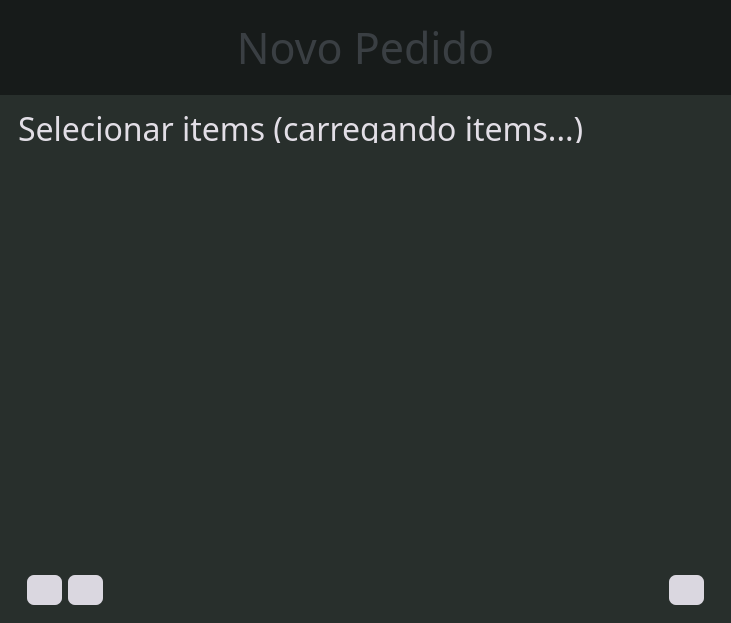
<?xml version="1.0" encoding="UTF-8"?>
<ui version="4.0">
 <class>newRequestItems</class>
 <widget class="QMainWindow" name="newRequestItems">
  <property name="geometry">
   <rect>
    <x>0</x>
    <y>0</y>
    <width>731</width>
    <height>623</height>
   </rect>
  </property>
  <property name="windowTitle">
   <string>Novo Pedido</string>
  </property>
  <property name="windowIcon">
   <iconset resource="gui_data/resources.qrc">
    <normaloff>:/icon/images/invoiceIcon.png</normaloff>:/icon/images/invoiceIcon.png</iconset>
  </property>
  <widget class="QWidget" name="centralwidget">
   <layout class="QVBoxLayout" name="verticalLayout">
    <property name="spacing">
     <number>0</number>
    </property>
    <property name="leftMargin">
     <number>0</number>
    </property>
    <property name="topMargin">
     <number>0</number>
    </property>
    <property name="rightMargin">
     <number>0</number>
    </property>
    <property name="bottomMargin">
     <number>0</number>
    </property>
    <item>
     <widget class="QFrame" name="Header">
      <property name="maximumSize">
       <size>
        <width>16777215</width>
        <height>100</height>
       </size>
      </property>
      <property name="styleSheet">
       <string notr="true">
background-color: rgb(23, 27, 26);
</string>
      </property>
      <property name="frameShape">
       <enum>QFrame::NoFrame</enum>
      </property>
      <property name="frameShadow">
       <enum>QFrame::Raised</enum>
      </property>
      <layout class="QHBoxLayout" name="horizontalLayout">
       <item>
        <widget class="QFrame" name="HeaderFrame">
         <property name="frameShape">
          <enum>QFrame::NoFrame</enum>
         </property>
         <property name="frameShadow">
          <enum>QFrame::Raised</enum>
         </property>
         <layout class="QHBoxLayout" name="horizontalLayout_3">
          <item>
           <widget class="QFrame" name="AALogo">
            <property name="minimumSize">
             <size>
              <width>200</width>
              <height>0</height>
             </size>
            </property>
            <property name="maximumSize">
             <size>
              <width>200</width>
              <height>16777215</height>
             </size>
            </property>
            <property name="styleSheet">
             <string notr="true">image: url(:/logo/images/AAlogo.png);</string>
            </property>
            <property name="frameShape">
             <enum>QFrame::NoFrame</enum>
            </property>
            <property name="frameShadow">
             <enum>QFrame::Raised</enum>
            </property>
           </widget>
          </item>
          <item>
           <widget class="QLabel" name="NewRequestLabel">
            <property name="font">
             <font>
              <family>.SF Compact</family>
              <pointsize>32</pointsize>
             </font>
            </property>
            <property name="styleSheet">
             <string notr="true">color: rgb(58, 63, 67);</string>
            </property>
            <property name="text">
             <string>Novo Pedido</string>
            </property>
            <property name="alignment">
             <set>Qt::AlignCenter</set>
            </property>
           </widget>
          </item>
          <item>
           <widget class="QFrame" name="HeaderEmpty">
            <property name="minimumSize">
             <size>
              <width>200</width>
              <height>0</height>
             </size>
            </property>
            <property name="maximumSize">
             <size>
              <width>200</width>
              <height>16777215</height>
             </size>
            </property>
            <property name="frameShape">
             <enum>QFrame::NoFrame</enum>
            </property>
            <property name="frameShadow">
             <enum>QFrame::Raised</enum>
            </property>
           </widget>
          </item>
         </layout>
        </widget>
       </item>
      </layout>
     </widget>
    </item>
    <item>
     <widget class="QFrame" name="Body">
      <property name="styleSheet">
       <string notr="true">
background-color: rgb(40, 47, 44);</string>
      </property>
      <property name="frameShape">
       <enum>QFrame::NoFrame</enum>
      </property>
      <property name="frameShadow">
       <enum>QFrame::Raised</enum>
      </property>
      <layout class="QVBoxLayout" name="verticalLayout_4">
       <property name="bottomMargin">
        <number>0</number>
       </property>
       <item>
        <widget class="QFrame" name="BodyFrame">
         <property name="frameShape">
          <enum>QFrame::NoFrame</enum>
         </property>
         <property name="frameShadow">
          <enum>QFrame::Raised</enum>
         </property>
         <layout class="QVBoxLayout" name="verticalLayout_2">
          <item>
           <widget class="QLabel" name="SelectItemsLabel">
            <property name="maximumSize">
             <size>
              <width>16777215</width>
              <height>30</height>
             </size>
            </property>
            <property name="font">
             <font>
              <family>.SF Compact</family>
              <pointsize>24</pointsize>
             </font>
            </property>
            <property name="styleSheet">
             <string notr="true">color: rgb(226, 222, 230)</string>
            </property>
            <property name="text">
             <string>Selecionar items (carregando items...)</string>
            </property>
           </widget>
          </item>
          <item>
           <widget class="QScrollArea" name="ItemScrollArea">
            <property name="styleSheet">
             <string notr="true">/* Vertical */
QScrollBar:vertical {
	border: none;
	background-color:rgb(205, 207, 207);
	width: 14px;
	margin: 15px 0 15px 0;
	boder-radius:0px;
}
QScrollBar::handle:vertical {
	background-color: rgb(192, 194, 194);
	min-height: 30px;
	border-radius: 7px;
}
QScrollBar::handle:vertical:hover {
	background-color: rgb(15, 128, 255);
}
QScrollBar::handle:vertical:pressed {
	background-color: rgb(13, 117, 235);
}

QScrollBar::sub-line:vertical {
	border: none;
	background-color:rgb(192, 194, 194);
	height: 15px;
	border-top-left-radius: 7px;
	border-top-right-radius: 7px;
	subcontrol-position: top;
	subcontrol-origin: margin;
}

QScrollBar::sub-line:vertical:hover {
	background-color: rgb(15, 128, 255);
}

QScrollBar::sub-line:vertical:pressed {
	background-color:rgb(13, 117, 235);
}

QScrollBar::add-line:vertical {
	border: none;
	background-color:rgb(192, 194, 194);
	height: 15px;
	border-bottom-left-radius: 7px;
	border-bottom-right-radius: 7px;
	subcontrol-position: bottom;
	subcontrol-origin: margin;
}

QScrollBar::add-line:vertical:hover {
	background-color: rgb(15, 128, 255);
}

QScrollBar::add-line:vertical:pressed {
	background-color:rgb(13, 117, 235);
}

QScrollBar::up-arrow:vertical, QScrollBar:down-arrow:vertical {
	background:none;
}

QScrollBar::add-page:vertical, QScrollBar:sub-page:vertical {
	background:none;
}


/* Horizontal */
QScrollBar:horizontal {
	border: none;
	background-color:rgb(205, 207, 207);
	width: 14px;
	margin: 15px 0 15px 0;
	boder-radius:0px;
}
QScrollBar::handle:horizontal {
	background-color: rgb(192, 194, 194);
	min-height: 30px;
	border-radius: 7px;
}
QScrollBar::handle:horizontal:hover {
	background-color: rgb(15, 128, 255);
}
QScrollBar::handle:horizontal:pressed {
	background-color: rgb(13, 117, 235);
}

QScrollBar::sub-line:horizontal {
	border: none;
	background-color:rgb(192, 194, 194);
	height: 15px;
	border-top-left-radius: 7px;
	border-top-right-radius: 7px;
	subcontrol-position: top;
	subcontrol-origin: margin;
}

QScrollBar::sub-line:horizontal:hover {
	background-color: rgb(15, 128, 255);
}

QScrollBar::sub-line:horizontal:pressed {
	background-color:rgb(13, 117, 235);
}

QScrollBar::add-line:horizontal {
	border: none;
	background-color:rgb(192, 194, 194);
	height: 15px;
	border-bottom-left-radius: 7px;
	border-bottom-right-radius: 7px;
	subcontrol-position: bottom;
	subcontrol-origin: margin;
}

QScrollBar::add-line:horizontal:hover {
	background-color: rgb(15, 128, 255);
}

QScrollBar::add-line:horizontal:pressed {
	background-color:rgb(13, 117, 235);
}

QScrollBar::up-arrow:horizontal, QScrollBar:down-arrow:vertical {
	background:none;
}

QScrollBar::add-page:horizontal, QScrollBar:sub-page:vertical {
	background:none;
}
</string>
            </property>
            <property name="frameShape">
             <enum>QFrame::NoFrame</enum>
            </property>
            <property name="widgetResizable">
             <bool>true</bool>
            </property>
            <widget class="QWidget" name="itemsWidget">
             <property name="geometry">
              <rect>
               <x>0</x>
               <y>0</y>
               <width>683</width>
               <height>383</height>
              </rect>
             </property>
            </widget>
           </widget>
          </item>
          <item>
           <widget class="QFrame" name="BottomButtons">
            <property name="frameShape">
             <enum>QFrame::NoFrame</enum>
            </property>
            <property name="frameShadow">
             <enum>QFrame::Raised</enum>
            </property>
            <layout class="QHBoxLayout" name="horizontalLayout_4">
             <item>
              <widget class="QPushButton" name="GoBackButton">
               <property name="minimumSize">
                <size>
                 <width>35</width>
                 <height>30</height>
                </size>
               </property>
               <property name="maximumSize">
                <size>
                 <width>35</width>
                 <height>30</height>
                </size>
               </property>
               <property name="styleSheet">
                <string notr="true">QPushButton {

	background-color: rgb(218, 215, 224);
	border-radius: 7px;
}

QPushButton:hover {
	background-color: rgb(190, 190, 190);

}
QPushButton:pressed {
	background-color: rgb(160, 160, 160);

}</string>
               </property>
               <property name="text">
                <string/>
               </property>
               <property name="icon">
                <iconset resource="gui_data/resources.qrc">
                 <normaloff>:/button/images/backIcon.png</normaloff>:/button/images/backIcon.png</iconset>
               </property>
              </widget>
             </item>
             <item>
              <widget class="QPushButton" name="HomeButton">
               <property name="minimumSize">
                <size>
                 <width>35</width>
                 <height>30</height>
                </size>
               </property>
               <property name="maximumSize">
                <size>
                 <width>35</width>
                 <height>30</height>
                </size>
               </property>
               <property name="styleSheet">
                <string notr="true">QPushButton {

	background-color: rgb(218, 215, 224);
	border-radius: 7px;
}

QPushButton:hover {
	background-color: rgb(190, 190, 190);

}
QPushButton:pressed {
	background-color: rgb(160, 160, 160);

}</string>
               </property>
               <property name="text">
                <string/>
               </property>
               <property name="icon">
                <iconset resource="gui_data/resources.qrc">
                 <normaloff>:/icon/images/homeIcon2.png</normaloff>:/icon/images/homeIcon2.png</iconset>
               </property>
              </widget>
             </item>
             <item>
              <widget class="QFrame" name="BottomButtonsEmpty">
               <property name="frameShape">
                <enum>QFrame::NoFrame</enum>
               </property>
               <property name="frameShadow">
                <enum>QFrame::Raised</enum>
               </property>
              </widget>
             </item>
             <item>
              <widget class="QPushButton" name="AdvanceButton">
               <property name="minimumSize">
                <size>
                 <width>35</width>
                 <height>30</height>
                </size>
               </property>
               <property name="maximumSize">
                <size>
                 <width>35</width>
                 <height>30</height>
                </size>
               </property>
               <property name="styleSheet">
                <string notr="true">QPushButton {

	background-color: rgb(218, 215, 224);
	border-radius: 7px;
}

QPushButton:hover {
	background-color: rgb(190, 190, 190);

}
QPushButton:pressed {
	background-color: rgb(160, 160, 160);

}</string>
               </property>
               <property name="text">
                <string/>
               </property>
               <property name="icon">
                <iconset resource="gui_data/resources.qrc">
                 <normaloff>:/button/images/nextIcon.png</normaloff>:/button/images/nextIcon.png</iconset>
               </property>
              </widget>
             </item>
            </layout>
           </widget>
          </item>
         </layout>
        </widget>
       </item>
      </layout>
     </widget>
    </item>
    <item>
     <widget class="QFrame" name="Bottom">
      <property name="maximumSize">
       <size>
        <width>16777215</width>
        <height>40</height>
       </size>
      </property>
      <property name="styleSheet">
       <string notr="true">
background-color: rgb(23, 27, 26);
</string>
      </property>
      <property name="frameShape">
       <enum>QFrame::NoFrame</enum>
      </property>
      <property name="frameShadow">
       <enum>QFrame::Raised</enum>
      </property>
     </widget>
    </item>
   </layout>
  </widget>
 </widget>
 <resources>
  <include location="gui_data/resources.qrc"/>
 </resources>
 <connections/>
</ui>
